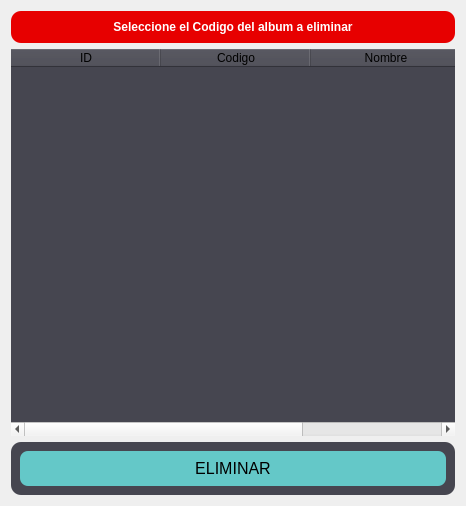
<?xml version="1.0" encoding="UTF-8"?>
<ui version="4.0">
 <class>Eliminar</class>
 <widget class="QWidget" name="Eliminar">
  <property name="geometry">
   <rect>
    <x>0</x>
    <y>0</y>
    <width>466</width>
    <height>506</height>
   </rect>
  </property>
  <property name="windowTitle">
   <string>Form</string>
  </property>
  <property name="styleSheet">
   <string notr="true">QFrame { 
	background-color: rgb(70, 70, 80);
	border-radius: 10px;}

QPushButton{
background-color: rgb(100, 200, 200);
border-radius: 8px;
font: 20 12pt;
padding: 8px}

QPushButton:hover{
background-color:  rgb(70, 100, 250);
border-radius: 10px;}

QPushButton:hover#btn_eliminar{
background-color: rgba(255, 97, 97, 147);
border-radius: 10px;}

QLabel { 
	background-color: rgb(70, 70, 80);
	border-radius: 4px;
	color: white;
	font-weight: bold}
</string>
  </property>
  <layout class="QGridLayout" name="gridLayout">
   <item row="0" column="2">
    <widget class="QFrame" name="frame_2">
     <property name="sizePolicy">
      <sizepolicy hsizetype="Preferred" vsizetype="Preferred">
       <horstretch>0</horstretch>
       <verstretch>0</verstretch>
      </sizepolicy>
     </property>
     <property name="styleSheet">
      <string notr="true">background-color: rgb(231, 0, 0);</string>
     </property>
     <property name="frameShape">
      <enum>QFrame::StyledPanel</enum>
     </property>
     <property name="frameShadow">
      <enum>QFrame::Raised</enum>
     </property>
     <layout class="QGridLayout" name="gridLayout_2">
      <property name="spacing">
       <number>0</number>
      </property>
      <item row="0" column="0">
       <widget class="QLabel" name="label">
        <property name="styleSheet">
         <string notr="true"/>
        </property>
        <property name="text">
         <string>Seleccione el Codigo del album a eliminar</string>
        </property>
        <property name="alignment">
         <set>Qt::AlignCenter</set>
        </property>
       </widget>
      </item>
     </layout>
    </widget>
   </item>
   <item row="1" column="2">
    <widget class="QTableWidget" name="tabla">
     <property name="wordWrap">
      <bool>true</bool>
     </property>
     <attribute name="horizontalHeaderCascadingSectionResizes">
      <bool>false</bool>
     </attribute>
     <attribute name="horizontalHeaderDefaultSectionSize">
      <number>150</number>
     </attribute>
     <column>
      <property name="text">
       <string>ID</string>
      </property>
     </column>
     <column>
      <property name="text">
       <string>Codigo</string>
      </property>
     </column>
     <column>
      <property name="text">
       <string>Nombre</string>
      </property>
     </column>
    </widget>
   </item>
   <item row="2" column="2">
    <widget class="QFrame" name="frame">
     <property name="frameShape">
      <enum>QFrame::StyledPanel</enum>
     </property>
     <property name="frameShadow">
      <enum>QFrame::Raised</enum>
     </property>
     <layout class="QHBoxLayout" name="horizontalLayout">
      <item>
       <widget class="QPushButton" name="btn_eliminar">
        <property name="text">
         <string>ELIMINAR</string>
        </property>
       </widget>
      </item>
     </layout>
    </widget>
   </item>
  </layout>
 </widget>
 <resources/>
 <connections/>
</ui>
